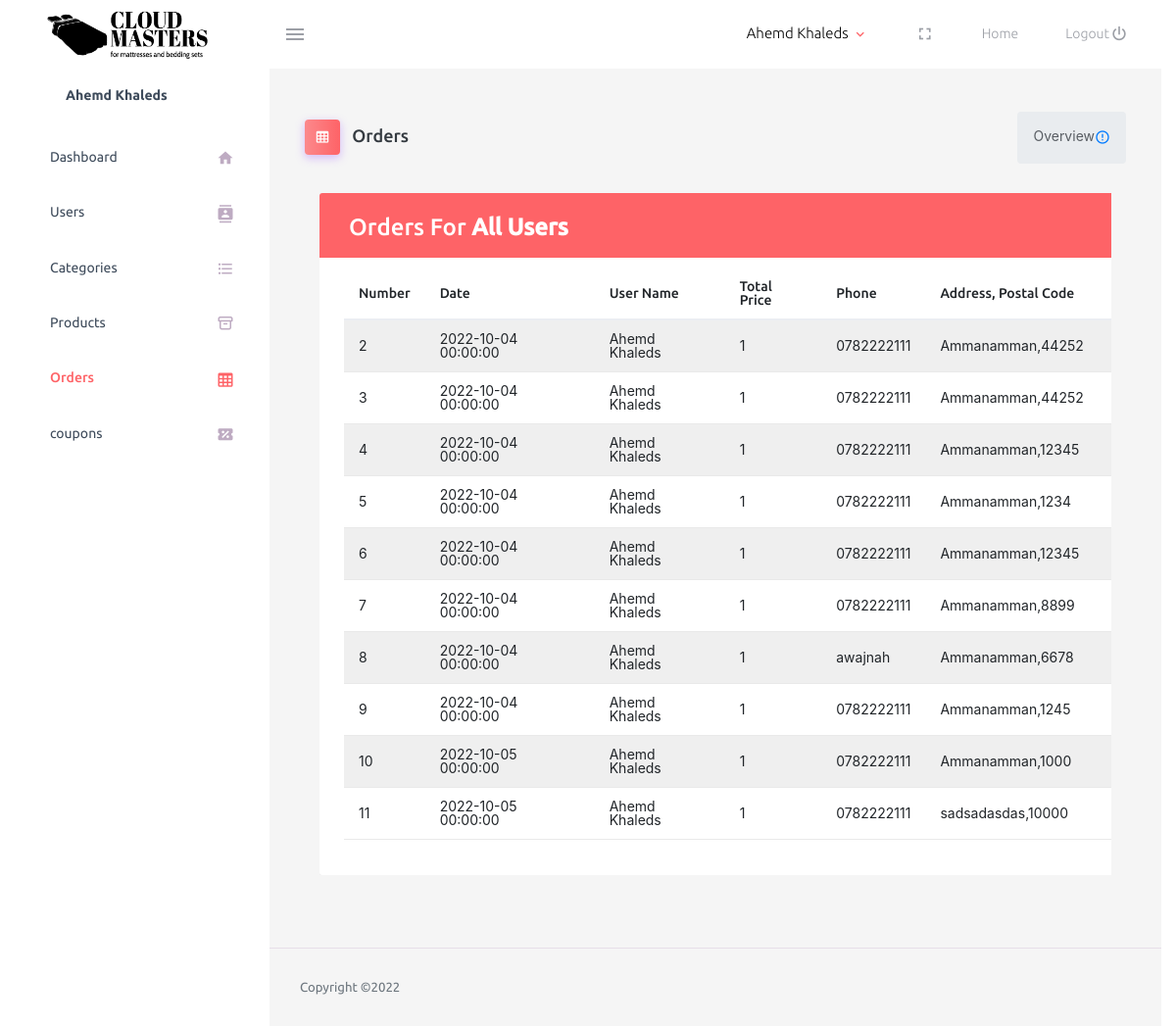
/store/admin/views/orders.php (signed in), run on the app's committed database.
### tables this page shows
CREATE TABLE `users` (
  `user_id` int NOT NULL,
  `first_name` varchar(255) NOT NULL,
  `last_name` varchar(255) NOT NULL,
  `address` varchar(255) NOT NULL,
  `phone` varchar(255) NOT NULL,
  `email` varchar(255) NOT NULL,
  `password` varchar(255) NOT NULL,
  `is_admin` tinyint NOT NULL DEFAULT '0',
  `city` varchar(255) NOT NULL
);

CREATE TABLE `orders` (
  `order_id` int NOT NULL,
  `total_price` int NOT NULL,
  `user_id` int NOT NULL,
  `order_date` datetime NOT NULL,
  `order_address` varchar(255) NOT NULL,
  `order_phone` varchar(255) NOT NULL,
  `postal_code` int NOT NULL,
  `coupon_id` int DEFAULT NULL,
  `order_city` varchar(255) NOT NULL
);

### store/admin/views/orders.php (the view, shortened to what this page needs)
<?php
require_once '../../views/connection.php';
$orders = $connect->query("SELECT * FROM orders as o
JOIN users as u
ON o.user_id=u.user_id");
$orders = $orders->fetchAll(PDO::FETCH_ASSOC);
?>
<?php require 'header.php'; ?>
<div class="container-fluid page-body-wrapper">
<?php require 'sidebar.php'; ?>
<div class="main-panel">
          <div class="content-wrapper" style="background:whitesmoke;">
            <div class="page-header">
              <h3 class="page-title">
                <span class="page-title-icon bg-gradient-primary text-white me-2">
                  <i class="mdi mdi-table-large menu-icon"></i>
                </span> Orders
              </h3>
              <nav aria-label="breadcrumb">
                <ul class="breadcrumb">
                  <li class="breadcrumb-item active" aria-current="page">
                    <span></span>Overview <i class="mdi mdi-alert-circle-outline icon-sm text-primary align-middle"></i>
                  </li>
                </ul>
              </nav>
            </div>
            <div class="container-xl">
    <div class="table-responsive">
        <div class="table-wrapper">
            <div class="table-title">
                <div class="row">
                    <div class="col-sm-5">
                        <h2>Orders For <b><?php echo isset($_GET['id'])
                            ? $user['first_name'] .' '. $user['last_name']
                            : 'All Users'; ?></b></h2>
                    </div>
                </div>
            </div>
            <table class="table table-striped table-hover">
                <thead>
                    <tr>
                        <th>Number</th>
                        <th>Date</th>
                        <th>User Name</th>
                        <th>Total Price</th>
                        <th>Phone</th>
                        <th>Address, Postal Code</th>
                        <th>Coupon</th>
                    </tr>
                </thead>
                <tbody>
                    <?php foreach ($orders as $order) { ?>
                    <tr>
                        <td><?php echo $order['order_id']; ?></td>
                        <td><?php echo $order['order_date']; ?></td>
                        <td><?php echo $order['first_name'] .
                            ' ' .
                            $order['last_name']; ?></td>
                        <td><?php echo $order['total_price']; ?></td>
                        <td><?php echo $order['order_phone']; ?></td>
                        <td><?php
                        echo $order['order_city'];
                        echo $order['order_address'];
                        echo ',' . $order['postal_code'];
                        ?></td>
                        <td><?php echo $order['coupon_id']; ?></td>
                    </tr>
                    <?php } ?>
                </tbody>
            </table>
        </div>
    </div>
</div>
</div>
<?php require 'footer.php'; ?>

### store/admin/views/header.php (shortened to what this page needs)
<?php require_once '../../views/connection.php'; ?>
<?php
$curId = $_SESSION['userid'];
$curUser = $connect->query("SELECT * FROM users WHERE user_id='$curId'");
$curUser = $curUser->fetch();
?>
<!DOCTYPE html>
<html lang="en">
  <head>
    <link rel="stylesheet" href="../assets/css/users.css">
    <link rel="stylesheet" href="https://cdnjs.cloudflare.com/ajax/libs/font-awesome/6.2.0/css/all.min.css">
    <link rel="stylesheet" href="../assets/vendors/mdi/css/materialdesignicons.min.css">
    <link rel="stylesheet" href="../assets/vendors/css/vendor.bundle.base.css">
    <link rel="stylesheet" href="https://unicons.iconscout.com/release/v4.0.0/css/line.css">
    <link rel="stylesheet" href="../assets/css/style.css">
    <link rel="stylesheet" href="https://stackpath.bootstrapcdn.com/bootstrap/4.5.0/css/bootstrap.min.css">
    <link rel="stylesheet" href="https://maxcdn.bootstrapcdn.com/font-awesome/4.7.0/css/font-awesome.min.css">
  </head>
  <body>
      <nav class="navbar default-layout-navbar col-lg-12 col-12 p-0 fixed-top d-flex flex-row">
        <div class="text-center navbar-brand-wrapper d-flex align-items-center justify-content-center">
          <a class="navbar-brand brand-logo" href="../views/index.php"><img src="../../images/ltrblack.png" alt="logo" style="min-height: 60px; min-width:175px;" /></a>
        </div>
        <div class="navbar-menu-wrapper d-flex align-items-stretch">
          <button class="navbar-toggler navbar-toggler align-self-center" type="button" data-toggle="minimize">
            <span class="mdi mdi-menu"></span>
          </button>
          <ul class="navbar-nav navbar-nav-right">
            <li class="nav-item nav-profile dropdown">
              <a class="nav-link dropdown-toggle" id="profileDropdown" href="#" data-bs-toggle="dropdown" aria-expanded="false">
                <div class="nav-profile-text">
                  <p class="mb-1 text-black"><?php echo $curUser['first_name'] .
                      ' ' .
                      $curUser['last_name']; ?></p>
                </div>
              </a>
            </li>
            <li class="nav-item d-none d-lg-block full-screen-link">
            <a class="nav-link">
                <i class="mdi mdi-fullscreen" id="fullscreen-button"></i>
              </a>
            </li>
            <li class="nav-item nav-logout d-none d-lg-block">
              <a class="nav-link" href="../../views/index.php">
                Home
              </a>
            </li>
            <li class="nav-item nav-logout d-none d-lg-block">
              <a class="nav-link" href="../../views/profile/logout.php">
                Logout
                <i class="mdi mdi-power"></i>
              </a>
            </li>
          </ul>
        </div>
      </nav>

### store/admin/views/sidebar.php
<nav class="sidebar sidebar-offcanvas" id="sidebar">
  <ul class="nav">
    <li class="nav-item nav-profile">
      <a href="#" class="nav-link">
        <div class="nav-profile-text d-flex flex-column">
          <span class="font-weight-bold mb-2"><?php echo $curUser[
              'first_name'
          ] .
              ' ' .
              $curUser['last_name']; ?></span>
        </div>
      </a>
    </li>
    <li class="nav-item">
      <a class="nav-link" href="index.php">
        <span class="menu-title">Dashboard</span>
        <i class="mdi mdi-home menu-icon"></i>
      </a>
    </li>
    <li class="nav-item">
      <a class="nav-link" href="users.php">
        <span class="menu-title">Users</span>
        <i class="mdi mdi-contacts menu-icon"></i>
      </a>
    </li>
    <li class="nav-item">
      <a class="nav-link" href="categories.php">
        <span class="menu-title">Categories</span>
        <i class="mdi mdi-format-list-bulleted menu-icon"></i>
      </a>
    </li>
    <li class="nav-item">
      <a class="nav-link" href="products.php">
        <span class="menu-title">Products</span>
        <i class="uil uil-archive menu-icon"></i>
      </a>
    </li>
    <li class="nav-item">
      <a class="nav-link" href="orders.php">
        <span class="menu-title">Orders</span>
        <i class="mdi mdi-table-large menu-icon"></i>
      </a>
    </li>
    <li class="nav-item">
      <a class="nav-link" href="coupons.php">
        <span class="menu-title">coupons</span>
        <i class="mdi mdi-ticket-percent menu-icon"></i>
      </a>
    </li>
  </ul>
</nav>

### store/admin/assets/css/users.css (style rules this page uses)
body { color: #566787; background: #f5f5f5; font-family: 'Varela Round', sans-serif; font-size: 13px; }
.table-responsive { margin: 30px 0; }
.table-wrapper { min-width: 1000px; background: #fff; padding: 20px 25px; border-radius: 3px; box-shadow: 0 1px 1px rgba(0,0,0,.05); }
.table-title { padding-bottom: 15px; background: #fe6367; color: #fff; padding: 16px 30px; margin: -20px -25px 10px; border-radius: 3px 3px 0 0; }
.table-title h2 { margin: 5px 0 0; font-size: 24px; }
table.table tr th, table.table tr td { border-color: #e9e9e9; padding: 12px 15px; vertical-align: middle; }
table.table tr th:first-child { width: 60px; }
table.table-striped tbody tr:nth-of-type(odd) { background-color: #fcfcfc; }

### data on the page
users: first_name "Ahemd", last_name "Khaleds"
orders: order_id "2", order_date "2022-10-04 00:00:00", user.first_name "Ahemd", user.last_name "Khaleds", total_price "1", order_phone "0782222111", order_city "Amman", order_address "amman", postal_code "44252"
orders: order_id "3", order_date "2022-10-04 00:00:00", user.first_name "Ahemd", user.last_name "Khaleds", total_price "1", order_phone "0782222111", order_city "Amman", order_address "amman", postal_code "44252"
orders: order_id "4", order_date "2022-10-04 00:00:00", user.first_name "Ahemd", user.last_name "Khaleds", total_price "1", order_phone "0782222111", order_city "Amman", order_address "amman", postal_code "12345"
orders: order_id "5", order_date "2022-10-04 00:00:00", user.first_name "Ahemd", user.last_name "Khaleds", total_price "1", order_phone "0782222111", order_city "Amman", order_address "amman", postal_code "1234"
orders: order_id "6", order_date "2022-10-04 00:00:00", user.first_name "Ahemd", user.last_name "Khaleds", total_price "1", order_phone "0782222111", order_city "Amman", order_address "amman", postal_code "12345"
orders: order_id "7", order_date "2022-10-04 00:00:00", user.first_name "Ahemd", user.last_name "Khaleds", total_price "1", order_phone "0782222111", order_city "Amman", order_address "amman", postal_code "8899"
orders: order_id "8", order_date "2022-10-04 00:00:00", user.first_name "Ahemd", user.last_name "Khaleds", total_price "1", order_phone "awajnah", order_city "Amman", order_address "amman", postal_code "6678"
orders: order_id "9", order_date "2022-10-04 00:00:00", user.first_name "Ahemd", user.last_name "Khaleds", total_price "1", order_phone "0782222111", order_city "Amman", order_address "amman", postal_code "1245"
orders: order_id "10", order_date "2022-10-05 00:00:00", user.first_name "Ahemd", user.last_name "Khaleds", total_price "1", order_phone "0782222111", order_city "Amman", order_address "amman", postal_code "1000"
orders: order_id "11", order_date "2022-10-05 00:00:00", user.first_name "Ahemd", user.last_name "Khaleds", total_price "1", order_phone "0782222111", order_city "sadsad", order_address "asdas", postal_code "10000"
